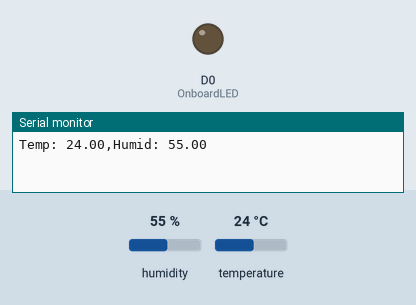
Recording of a sketch running on a simulated ESP8266 (NodeMCU). On the bench: output pins drawn as LEDs (lit = HIGH), the last lines printed to the serial monitor. The inputs (shaded band) are chosen by the test bench; at power-on: temperature 24 °C, humidity 55 %. WiFi joins after 1.5 s; servers stay silent unless stated.

Above: at 5.0 s.
5.1 s: temperature set to 26.7 °C
8.0 s: temperature set to 28.2 °C
At 10.0 s:
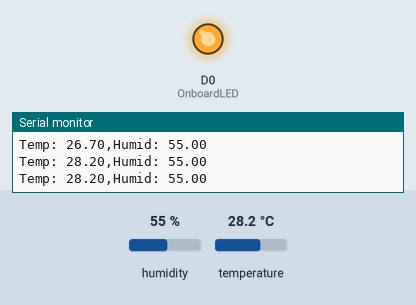
10.3 s: temperature set to 12 °C
At 11.9 s:
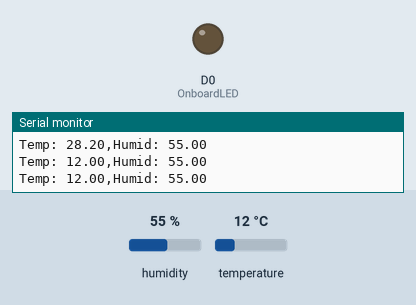
12.3 s: temperature set to 28 °C
At 13.7 s:
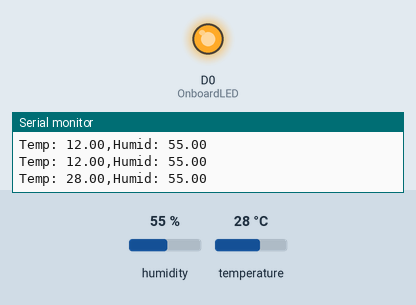
Timing chart, 0 to 15.3 s (numbered marks = the images above; inputs shaded):
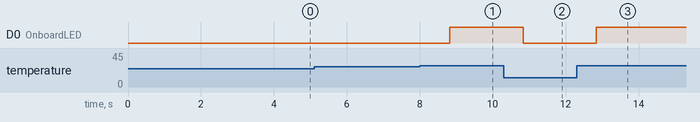

The sketch:

Blynk_LCD_LED_LABEL_DHT22.ino
```cpp
#include <BlynkSimpleEsp8266.h>
#include <DHT.h>

#define DHTTYPE DHT22
#define DHTPIN D4
#define BlynkLcd V2
#define BlynkTemp V0
#define BlynkHumid V1
#define BlynkLed V3
#define OnboardLED D0
char auth[]="cf2751dec23246959b7a3e9b7410890b";
char ssid[]="gga";
char pwd[]="1111111111";

DHT dht(DHTPIN, DHTTYPE, 15);
BlynkTimer timer;
WidgetLCD lcd(BlynkLcd);
WidgetLED led(BlynkLed);

void sendData_Tempo_Humid(){
 float temp = dht.readTemperature();
 float humid = dht.readHumidity();
 Blynk.virtualWrite(BlynkTemp,temp);
 Blynk.virtualWrite(BlynkHumid,humid);
 Serial.print("Temp: ");
 Serial.print(temp);
 Serial.print(",Humid: ");
 Serial.println(humid);
 if(temp > 27.5){
  lcd.clear();
  lcd.print(0,0,"Tempo UP");
  led.on();
  digitalWrite(OnboardLED,HIGH);
  //Blynk.notify("Hey Now The Temperature is going up !!!");
 }else{
  lcd.clear();
  lcd.print(0,0,"Regularly Value");
  led.off();
  digitalWrite(OnboardLED,LOW);
 }
 delay(1000);
}

void setup(){
  pinMode(OnboardLED,OUTPUT);
  digitalWrite(OnboardLED,LOW);
  dht.begin();
  Serial.begin(9600);
  Blynk.begin(auth,ssid,pwd);
  lcd.clear();
  lcd.print(0,0,"STARTED!");
  delay(2000);
  timer.setInterval(1000L,sendData_Tempo_Humid);
 }

void loop(){

  Blynk.run();
  timer.run();

}
```

Measured:
- the behaviour switches between 27.5 and 27.6 °C on temperature (found by bisection; images 0 and 1)
- after the input at 8.0 s, D0 (OnboardLED): LOW → HIGH after 0.82 s
- after the input at 10.3 s, D0 (OnboardLED): HIGH → LOW after 0.53 s
- after the input at 12.3 s, D0 (OnboardLED): LOW → HIGH after 0.54 s
